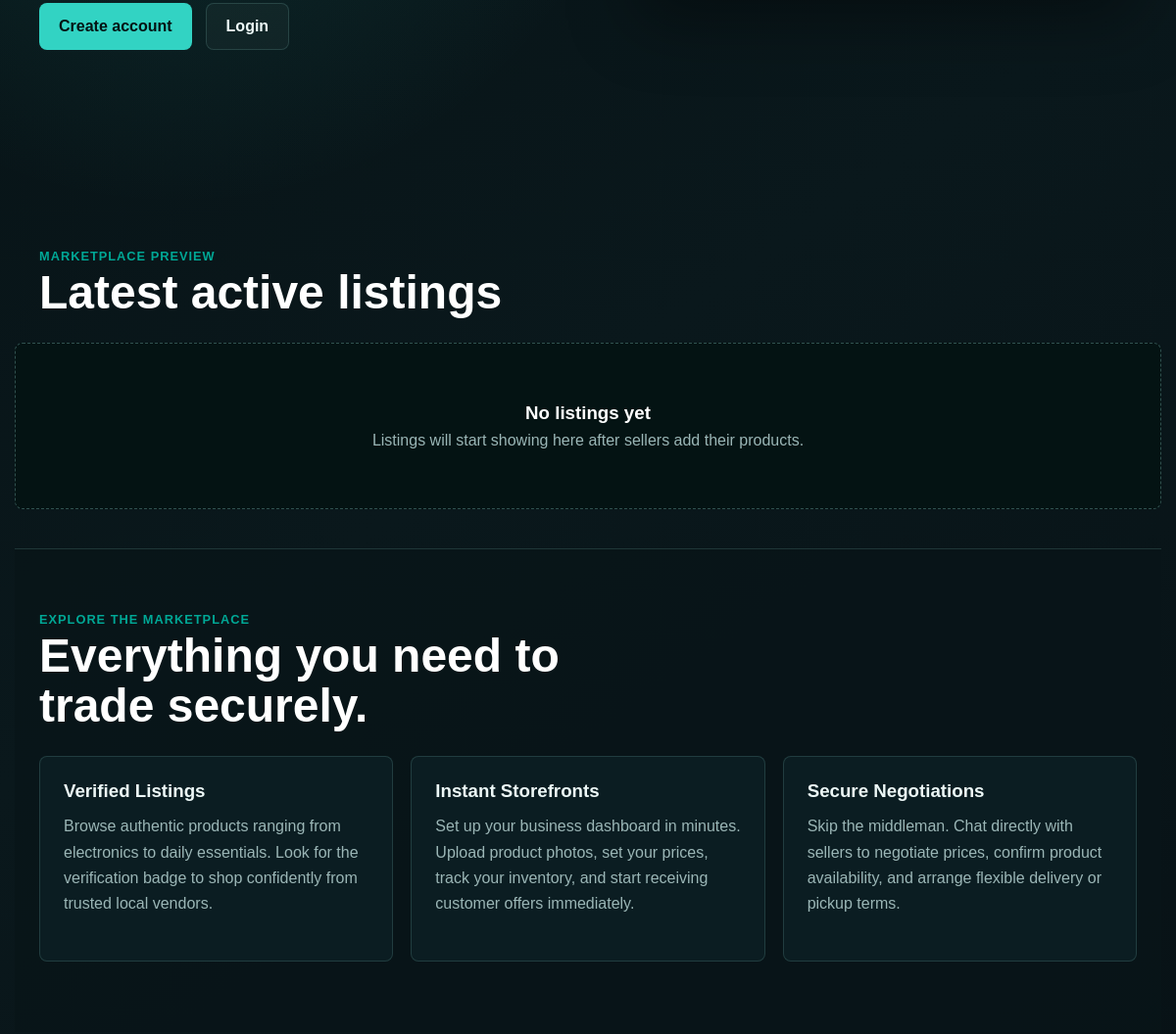
Before: / (middle part) with the older database file.
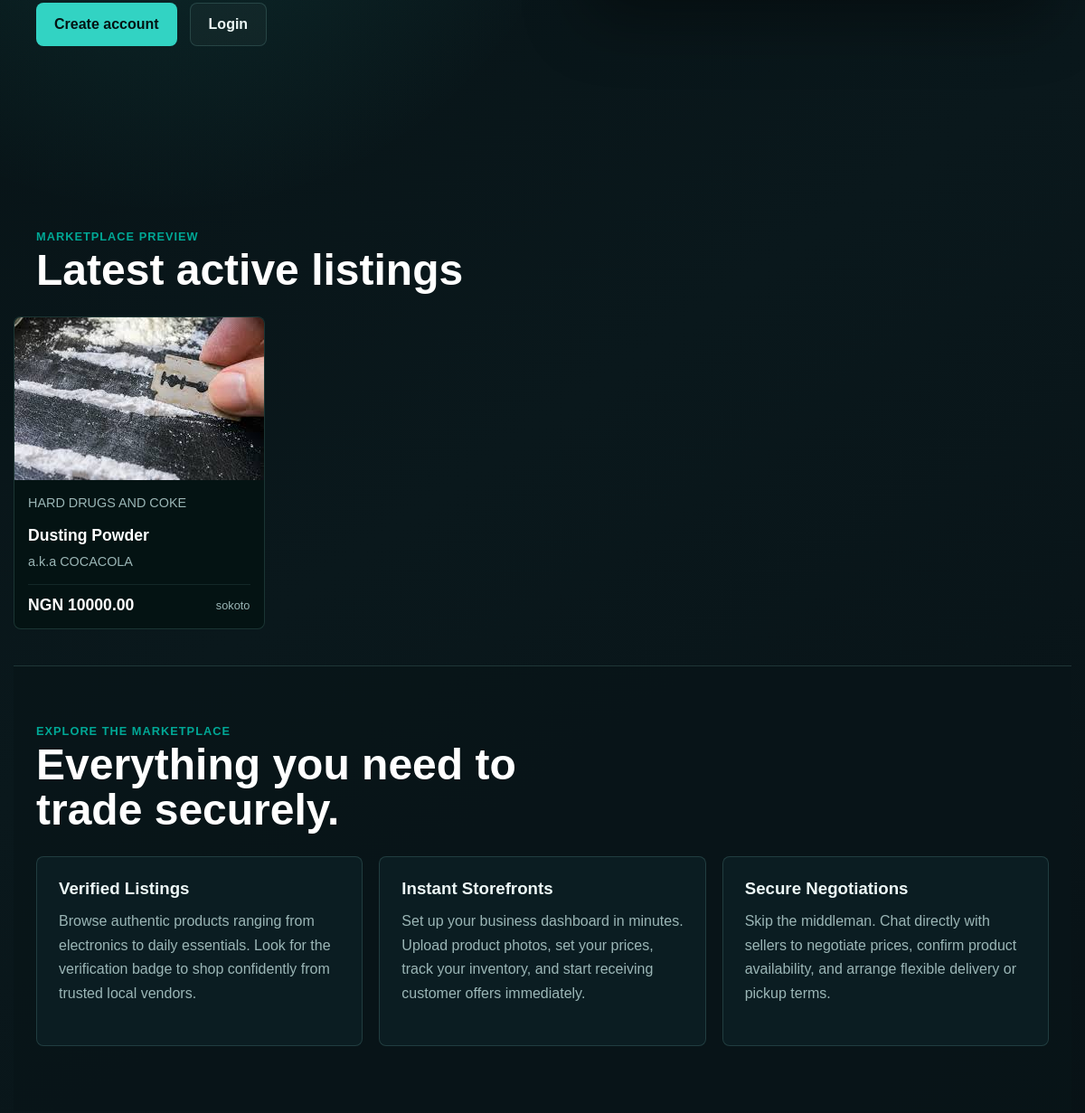
After: the same page with the newer database file.
### marketplace/models.py (models this page shows, shortened)
class Listing(models.Model):
    class Status(models.TextChoices):
        DRAFT = 'draft', 'Draft'
        ACTIVE = 'active', 'Active'
        SOLD = 'sold', 'Sold'
    seller = models.ForeignKey(
        settings.AUTH_USER_MODEL,
        on_delete=models.CASCADE,
        related_name='listings',
    )
    category = models.ForeignKey(
        Category,
        on_delete=models.SET_NULL,
        null=True,
        blank=True,
        related_name='listings',
    )
    title = models.CharField(max_length=150)
    description = models.TextField()
    price = models.DecimalField(max_digits=10, decimal_places=2)
    location = models.CharField(max_length=120)
    image = models.ImageField(upload_to='listing_images/', blank=True)
    status = models.CharField(
        max_length=20,
        choices=Status.choices,
        default=Status.ACTIVE,
    )
    is_available = models.BooleanField(default=True)
    created_at = models.DateTimeField(auto_now_add=True)
    updated_at = models.DateTimeField(auto_now=True)
    class Meta:
        ordering = ['-created_at']

class Category(models.Model):
    name = models.CharField(max_length=100, unique=True)
    description = models.TextField(blank=True)
    class Meta:
        verbose_name_plural = 'categories'
        ordering = ['name']

### marketplace/views.py (the view)
# urls.py: path('', views.home_view, name='home'),
def home_view(request):
    active_listings = Listing.objects.filter(
        status=Listing.Status.ACTIVE,
        is_available=True
    )
    try:
        all_highlights = Highlight.objects.all()
    except Exception:
        all_highlights = []
    context = {
        'listings': active_listings,
        'highlights': all_highlights
    }
    return render(request, 'marketplace/home.html', context)

### templates/marketplace/home.html (shortened to what this page needs)
{% extends 'base.html' %}
{% block content %}
<section class="hero-section">
    <div class="hero-copy">
        <div class="hero-actions">
            {% if request.user.is_authenticated %}
                <a class="button button-primary" href="{% url 'accounts:dashboard' %}">Open dashboard</a>
            {% else %}
                <a class="button button-primary" href="{% url 'accounts:register' %}">Create account</a>
            {% endif %}
            <a class="button button-ghost" href="{% url 'accounts:login' %}">Login</a>
        </div>
    </div>
</section>
<section class="listing-band">
    <div class="section-heading">
        <p class="eyebrow">Marketplace preview</p>
        <h2>Latest active listings</h2>
    </div>
    <div class="listing-grid">
        {% for listing in listings %}
            <article class="listing-card">
                {% if listing.image %}
                    <img src="{{ listing.image.url }}" alt="{{ listing.title }}">
                {% else %}
                    <div class="listing-image-empty">No image yet</div>
                {% endif %}
                <div class="listing-card-body">
                    <p class="listing-category">{{ listing.category.name|default:"General" }}</p>
                    <h3>{{ listing.title }}</h3>
                    <p>{{ listing.description|truncatewords:18 }}</p>
                    <div class="listing-meta">
                        <strong>NGN {{ listing.price }}</strong>
                        <span>{{ listing.location }}</span>
                    </div>
                </div>
            </article>
        {% empty %}
            <div class="empty-state">
                <h3>No listings yet</h3>
                <p>Listings will start showing here after sellers add their products.</p>
            </div>
        {% endfor %}
    </div>
</section>
<section class="content-band">
    <div class="section-heading">
        <p class="eyebrow">Explore the Marketplace</p>
        <h2>Everything you need to trade securely.</h2>
    </div>
    <div class="feature-grid">
        {% for item in highlights %}
            <article class="feature-card">
                <h3>{{ item.title }}</h3>
                <p>{{ item.body }}</p>
            </article>
        {% empty %}
            <article class="feature-card">
                <h3>Verified Listings</h3>
                <p>Browse authentic products ranging from electronics to daily essentials. Look for the verification badge to shop confidently from trusted local vendors.</p>
            </article>
            <article class="feature-card">
                <h3>Instant Storefronts</h3>
                <p>Set up your business dashboard in minutes. Upload product photos, set your prices, track your inventory, and start receiving customer offers immediately.</p>
            </article>
            <article class="feature-card">
                <h3>Secure Negotiations</h3>
                <p>Skip the middleman. Chat directly with sellers to negotiate prices, confirm product availability, and arrange flexible delivery or pickup terms.</p>
            </article>
        {% endfor %}
    </div>
</section>
{% endblock %}

### templates/base.html (shortened to what this page needs)
{% load static %}
<!DOCTYPE html>
<html lang="en">
<head>
    <link rel="stylesheet" href="{% static 'marketplace/site.css' %}">
</head>
<body>
    <main style="max-width: 1200px; margin: 20px auto; padding: 0 15px;">
        {% block content %}{% endblock %}
    </main>
</body>
</html>

### static/marketplace/site.css (style rules this page uses)
* { box-sizing: border-box; }
html { min-height: 100%; background: #061114; }
body { min-height: 100vh; margin: 0; color: #edf8f7; font-family: Arial, Helvetica, sans-serif; background: radial-gradient(circle at 15% 15%, rgba(50, 211, 195, 0.14), transparent 30rem), linear-gradient(145deg, #061114 0%, #0a181c 48%, #071014 100%); }
a { color: inherit; text-decoration: none; }
.hero-section { width: min(1120px, calc(100% - 32px)); min-height: calc(100vh - 150px); margin: 0 auto; padding: 72px 0 64px; display: grid; grid-template-columns: minmax(0, 1.05fr) minmax(320px, 0.95fr); align-items: center; gap: 48px; }
.eyebrow { margin: 0 0 14px; color: #32d3c3; font-size: 0.78rem; font-weight: 800; letter-spacing: 0; text-transform: uppercase; }
h1,h2,h3,p { margin-top: 0; }
.hero-actions { margin-top: 30px; display: flex; flex-wrap: wrap; gap: 14px; }
.button { min-height: 48px; display: inline-flex; align-items: center; justify-content: center; padding: 13px 20px; border-radius: 8px; font-weight: 800; }
.button-primary { color: #041313; background: #32d3c3; }
.button-ghost { border: 1px solid rgba(151, 226, 219, 0.16); color: #edf8f7; background: rgba(255, 255, 255, 0.03); }
.listing-band { margin: 40px auto; font-family: sans-serif; }
.section-heading { margin-bottom: 24px; }
.section-heading .eyebrow { font-size: 0.8rem; text-transform: uppercase; color: #00a896; margin: 0 0 5px 0; letter-spacing: 1px; }
.section-heading h2 { font-size: 1.8rem; color: #fff; margin: 0; }
.listing-grid { display: grid; grid-template-columns: repeat(auto-fill, minmax(260px, 1fr)); gap: 20px; }
.listing-card { background: #041313; border: 1px solid rgba(151, 226, 219, 0.16); border-radius: 8px; overflow: hidden; display: flex; flex-direction: column; }
.listing-card img { width: 100%; height: 180px; object-fit: cover; }
.listing-card-body { padding: 15px; display: flex; flex-direction: column; flex-grow: 1; }
.listing-category { font-size: 0.75rem; text-transform: uppercase; color: #00a896; margin: 0 0 8px 0; }
.listing-card-body h3 { font-size: 1.1rem; color: #fff; margin: 0 0 8px 0; }
.listing-card-body p { font-size: 0.9rem; color: #9bb6b6; line-height: 1.4; margin: 0 0 15px 0; flex-grow: 1; }
.listing-meta { display: flex; justify-content: space-between; align-items: center; padding-top: 12px; border-top: 1px solid rgba(151, 226, 219, 0.1); }
.listing-meta strong { font-size: 1.1rem; color: #fff; }
.listing-meta span { font-size: 0.8rem; color: #9bb6b6; }
.content-band { border-top: 1px solid rgba(151, 226, 219, 0.16); background: rgba(8, 20, 24, 0.8); }
.section-heading, .feature-grid { width: min(1120px, calc(100% - 32px)); margin: 0 auto; }
.section-heading { padding: 64px 0 26px; }
.section-heading h2 { max-width: 620px; font-size: 3rem; line-height: 1.05; }
.feature-grid { padding-bottom: 72px; display: grid; grid-template-columns: repeat(3, 1fr); gap: 18px; }
.feature-card { min-height: 210px; padding: 24px; border: 1px solid rgba(151, 226, 219, 0.16); border-radius: 8px; background: #0b1d22; }
.feature-card h3 { margin-bottom: 12px; }
.feature-card p, .site-footer p { color: #9bb6b6; line-height: 1.65; }

Changed rows visible on the page:
added Listing: image (picture), category.name "HARD DRUGS AND COKE", title "Dusting Powder", description "a.k.a COCACOLA", price "10000.00", location "sokoto"
Other visible differences:
text no longer shown: "No listings yet Listings will start showing here after sellers add their products."
